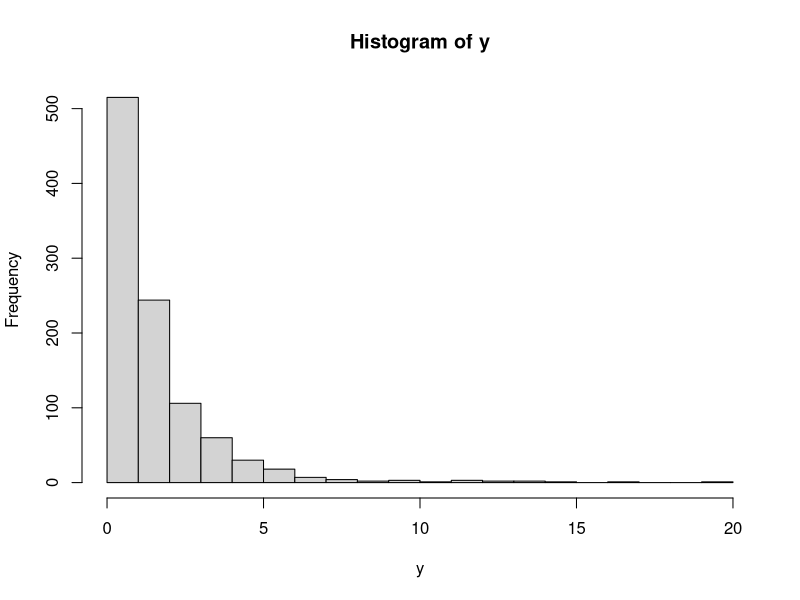
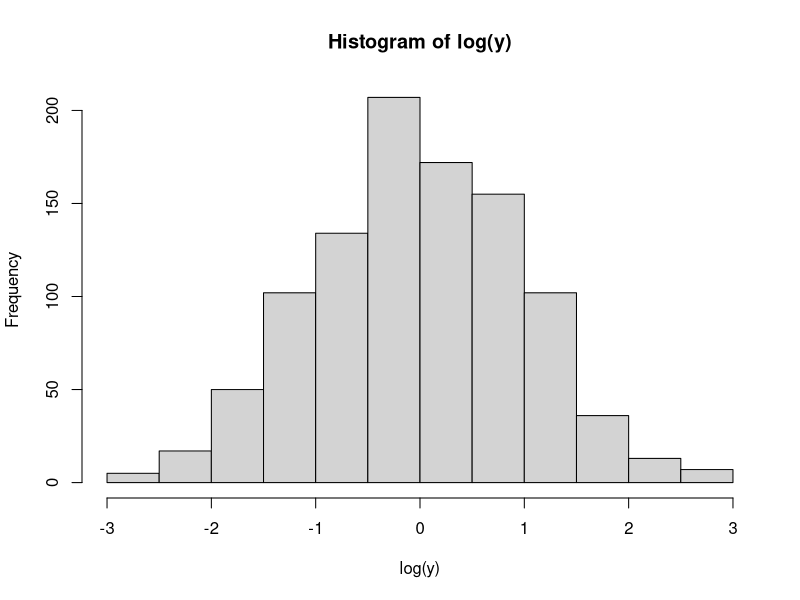
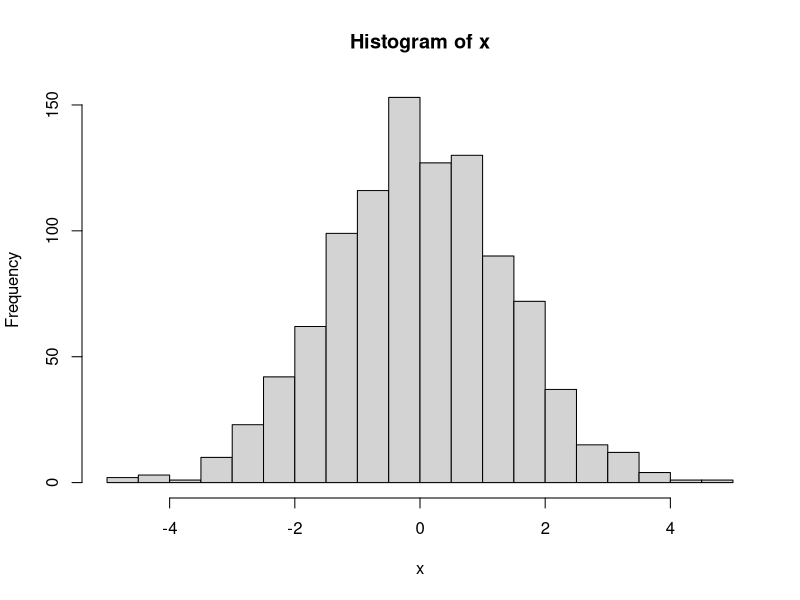
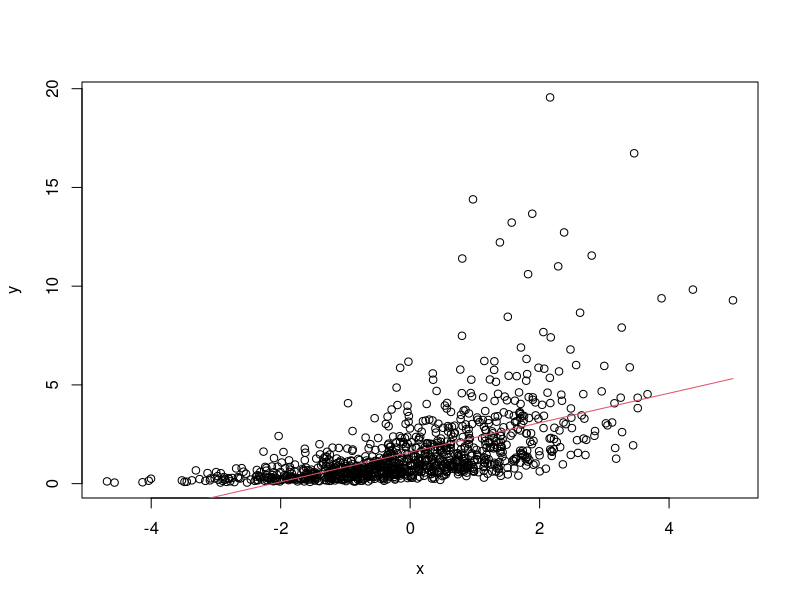
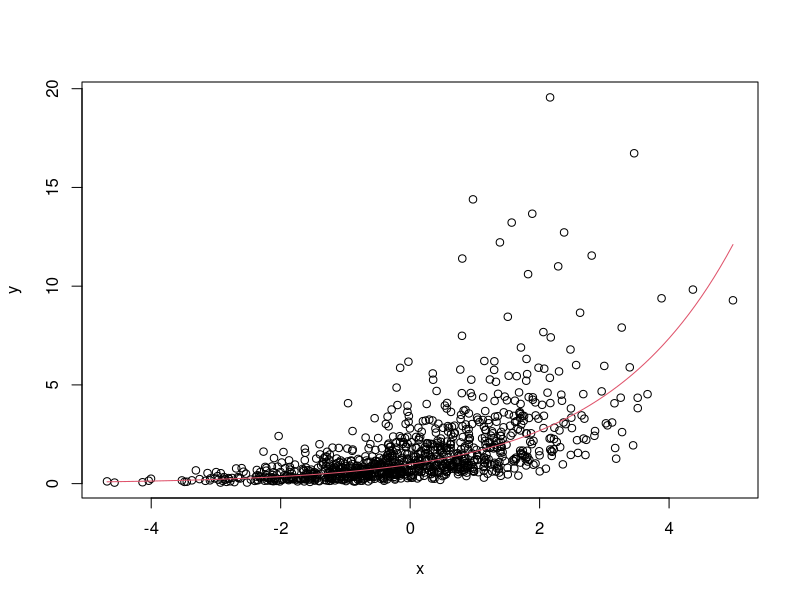
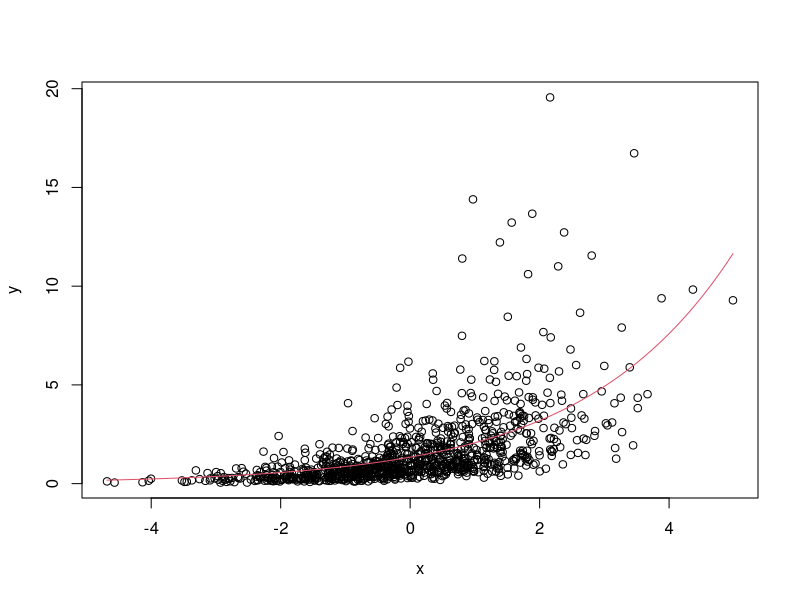
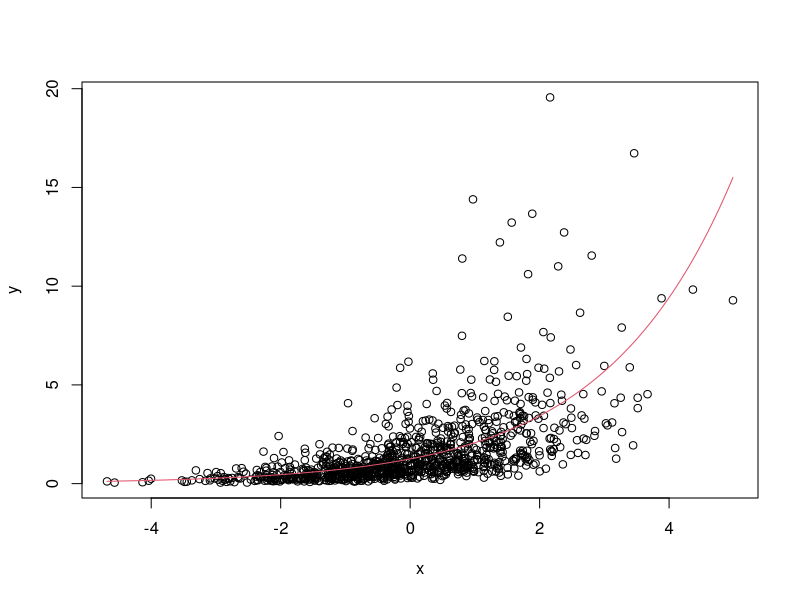
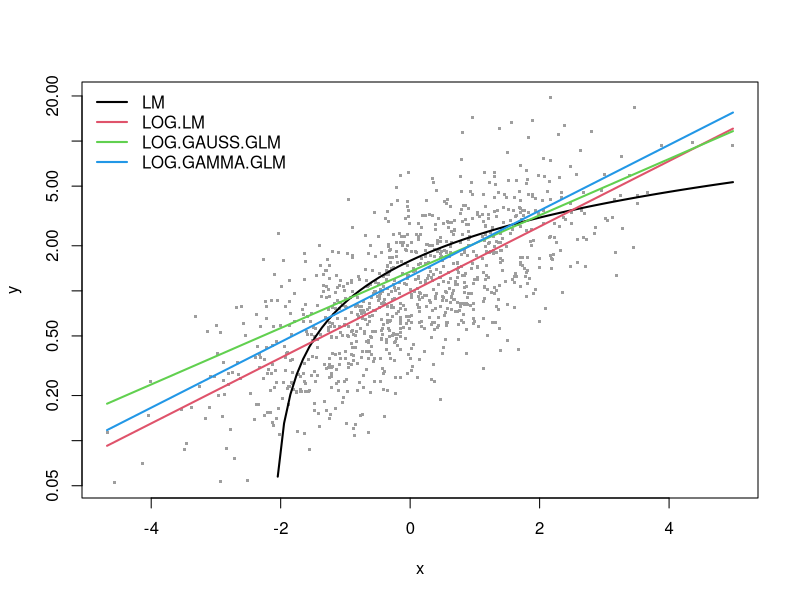

These charts were generated, in order, by the following R code:
set.seed(1111)
n <- 1000
y <- rnorm(n, mean=0, sd=1)
y <- exp(y)
hist(y, n=20)
hist(log(y), n=20)

x <- log(y) - rnorm(n, mean=0, sd=1)
hist(x, n=20)

df  <- data.frame(y=y, x=x)
df2 <- data.frame(x=seq(from=min(df$x), to=max(df$x),,100))


#models
mod.name <- "LM"
assign(mod.name, lm(y ~ x, df))
summary(get(mod.name))
plot(y ~ x, df)
lines(predict(get(mod.name), newdata=df2) ~ df2$x, col=2)

mod.name <- "LOG.LM"
assign(mod.name, lm(log(y) ~ x, df))
summary(get(mod.name))
plot(y ~ x, df)
lines(exp(predict(get(mod.name), newdata=df2)) ~ df2$x, col=2)

mod.name <- "LOG.GAUSS.GLM"
assign(mod.name, glm(y ~ x, df, family=gaussian(link="log")))
summary(get(mod.name))
plot(y ~ x, df)
lines(predict(get(mod.name), newdata=df2, type="response") ~ df2$x, col=2)

mod.name <- "LOG.GAMMA.GLM"
assign(mod.name, glm(y ~ x, df, family=Gamma(link="log")))
summary(get(mod.name))
plot(y ~ x, df)
lines(predict(get(mod.name), newdata=df2, type="response") ~ df2$x, col=2)

#Results
model.names <- list("LM", "LOG.LM", "LOG.GAUSS.GLM", "LOG.GAMMA.GLM")

plot(y ~ x, df, log="y", pch=".", cex=3, col=8)
lines(predict(LM, newdata=df2) ~ df2$x, col=1, lwd=2)
lines(exp(predict(LOG.LM, newdata=df2)) ~ df2$x, col=2, lwd=2)
lines(predict(LOG.GAUSS.GLM, newdata=df2, type="response") ~ df2$x, col=3, lwd=2)
lines(predict(LOG.GAMMA.GLM, newdata=df2, type="response") ~ df2$x, col=4, lwd=2)
legend("topleft", legend=model.names, col=1:4, lwd=2, bty="n") 

res.AIC <- as.matrix(
    data.frame(
        LM=AIC(LM),
        LOG.LM=AIC(LOG.LM),
        LOG.GAUSS.GLM=AIC(LOG.GAUSS.GLM),
        LOG.GAMMA.GLM=AIC(LOG.GAMMA.GLM)
    )
)

res.SS <- as.matrix(
    data.frame(
        LM=sum((predict(LM)-y)^2),
        LOG.LM=sum((exp(predict(LOG.LM))-y)^2),
        LOG.GAUSS.GLM=sum((predict(LOG.GAUSS.GLM, type="response")-y)^2),
        LOG.GAMMA.GLM=sum((predict(LOG.GAMMA.GLM, type="response")-y)^2)
    )
)

res.RMS <- as.matrix(
    data.frame(
        LM=sqrt(mean((predict(LM)-y)^2)),
        LOG.LM=sqrt(mean((exp(predict(LOG.LM))-y)^2)),
        LOG.GAUSS.GLM=sqrt(mean((predict(LOG.GAUSS.GLM, type="response")-y)^2)),
        LOG.GAMMA.GLM=sqrt(mean((predict(LOG.GAMMA.GLM, type="response")-y)^2))
    )
)

png("stats.png", height=7, width=10, units="in", res=300)
#x11(height=7, width=10)
par(mar=c(10,5,2,1), mfcol=c(1,3), cex=1, ps=12)
barplot(res.AIC, main="AIC", las=2)
barplot(res.SS, main="SS", las=2)
barplot(res.RMS, main="RMS", las=2)
dev.off()
